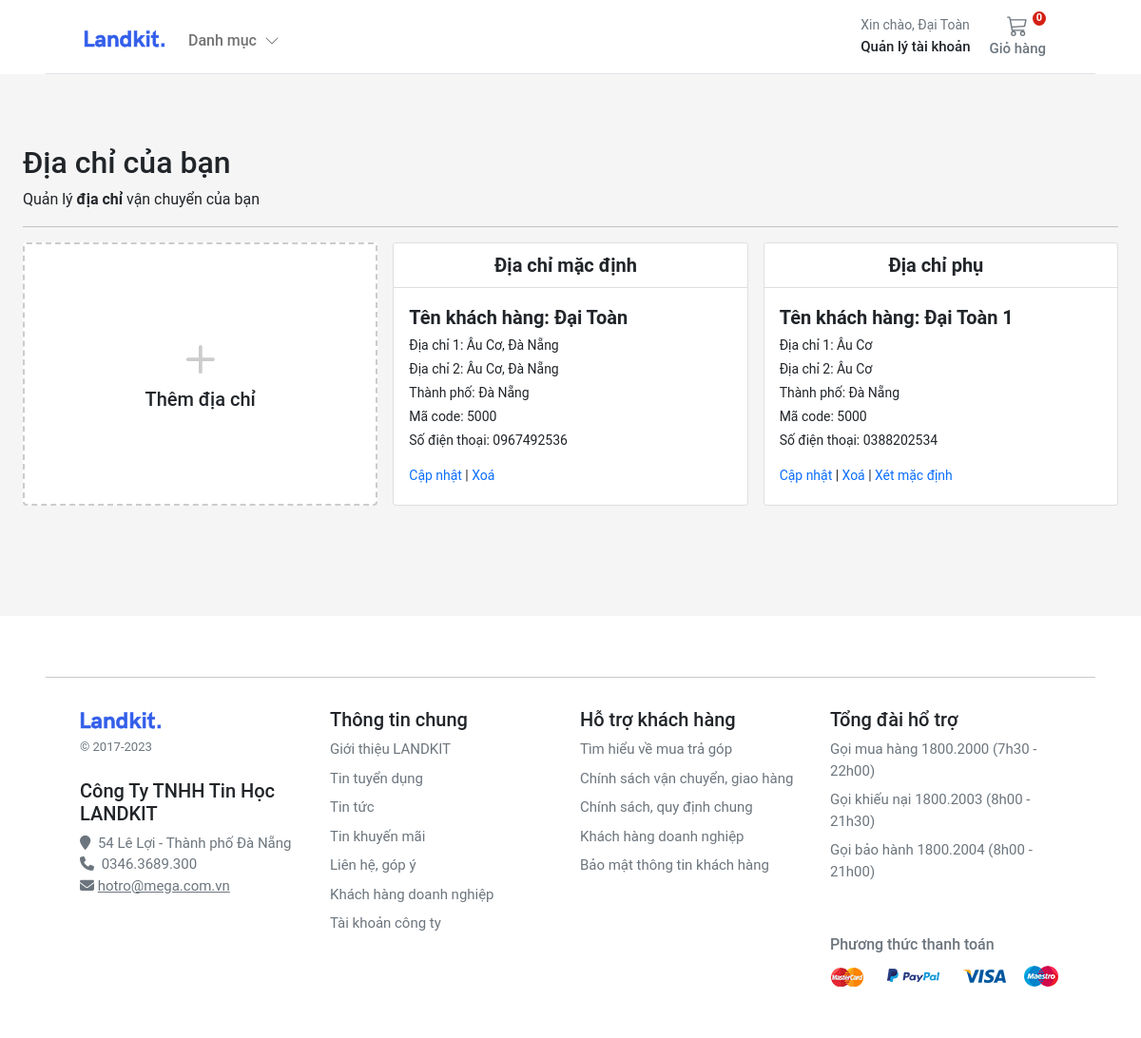
/account/addresses/ (signed in), run on the app's committed database.
### account/models.py (models this page shows, shortened)
class Customer(AbstractBaseUser, PermissionsMixin):
    email = models.EmailField(_('email address'), unique=True)
    name = models.CharField(max_length=150)
    mobile = models.CharField(max_length=20, blank=True)
    is_active = models.BooleanField(default=True)
    is_staff = models.BooleanField(default=False)
    created = models.DateTimeField(auto_now_add=True)
    updated = models.DateTimeField(auto_now=True)
    objects = CustomAccountManager()
    USERNAME_FIELD = 'email'
    REQUIRED_FIELDS = ['name']
    class Meta:
        verbose_name = "Accounts"
        verbose_name_plural = "Accounts"

class Address(models.Model):
    id = models.UUIDField(primary_key=True, default=uuid.uuid4, editable=False)
    customer = models.ForeignKey(Customer, verbose_name=_("Customer"), on_delete=models.CASCADE)
    full_name = models.CharField(_("Full Name"), max_length=150)
    phone = models.CharField(_("Phone Number"), max_length=50)
    postcode = models.CharField(_("Postcode"), max_length=50)
    address_line = models.CharField(_("Address Line 1"), max_length=255)
    address_line2 = models.CharField(_("Address Line 2"), max_length=255)
    town_city = models.CharField(_("Town/City/State"), max_length=150)
    delivery_instructions = models.CharField(_("Delivery Instructions"), max_length=255)
    created_at = models.DateTimeField(_("Created at"), auto_now_add=True)
    updated_at = models.DateTimeField(_("Updated at"), auto_now=True)
    default = models.BooleanField(_("Default"), default=False)
    class Meta:
        verbose_name = "Address"
        verbose_name_plural = "Addresses"

### account/views.py (the view)
# urls.py: path("addresses/", views.view_address, name="addresses"),
@login_required
def view_address(request):
    addresses = Address.objects.filter(customer=request.user)
    return render(request, "account/dashboard/addresses.html", {"addresses": addresses})

### basket/basket.py (called while the page is built)
    def __len__(self):
        return sum(item["qty"] for item in self.basket.values())

### basket/context_processors.py (called while the page is built)
def basket(request):
    return {'basket': Basket(request)}

### store/context_processors.py (called while the page is built)
def categories(request):
    return {"categories": Category.objects.filter(level=0)}

### store/models.py (called while the page is built)
    def get_absolute_url(self):
        return reverse("store:category_list", args=[self.slug])

### templates/account/dashboard/addresses.html (shortened to what this page needs)
{% extends "../sub_base.html" %}
{% block sub_content %}
<h1 class="h2 mt-5">Địa chỉ của bạn</h1>
<div>Quản lý <b>địa chỉ</b> vận chuyển của bạn</div>
<hr />
<div class="container px-0">
  <div class="row row-cols-1 row-cols-sm-2 row-cols-md-3 g-3">
    <div class="col">
      <a href="{% url 'account:add_address' %}" class="text-reset text-decoration-none" role="button"
        style="max-width: 540px;">
        <div class="card mb-3 h-100" style="border: dashed 2px #ccc;">
          <div class="row g-0 h-100">
            <div class="col-12" style="min-height:100px">
              <div class="card-body text-center position-absolute top-50 start-50 translate-middle">
                <svg style="color:#ccc;" xmlns="http://www.w3.org/2000/svg" width="60" height="60" fill="currentColor"
                  class="bi bi-plus" viewBox="0 0 16 16">
                  <path
                    d="M8 4a.5.5 0 0 1 .5.5v3h3a.5.5 0 0 1 0 1h-3v3a.5.5 0 0 1-1 0v-3h-3a.5.5 0 0 1 0-1h3v-3A.5.5 0 0 1 8 4z" />
                </svg>
                <h1 class="h5">Thêm địa chỉ</h1>
              </div>
            </div>
          </div>
        </div>
      </a>
    </div>
    {% for address in addresses %}
    <div class="col">
      <div class="card pb-3">
        <div class="card-header bg-white small fw-bolder fs-5 text-center">
          {% if address.default %}
            Địa chỉ mặc định
          {% else %}
            Địa chỉ phụ
          {% endif %}
        </div>
        <div class="card-body small pb-1">
          <p class="card-text m-0 fw-bold fs-5">Tên khách hàng: {{address.full_name}}</p>
          <p class="card-text m-0 my-1">Địa chỉ 1: {{address.address_line}}</p>
          <p class="card-text m-0">Địa chỉ 2: {{address.address_line2}}</p>
          <p class="card-text m-0 my-1">Thành phố: {{address.town_city}}</p>
          <p class="card-text m-0">Mã code: {{address.postcode}}</p>
          <p class="card-text m-0 mt-1">Số điện thoại: {{address.phone}}</p>
          <div class="pt-3">
            <a href="{% url 'account:edit_address' address.id %}" class="text-decoration-none">Cập nhật</a>
            |
            <a href="{% url 'account:delete_address' address.id %}" class="text-decoration-none">Xoá</a>
            {% if not address.default %}
            | <a href="{% url 'account:set_default' address.id %}" class="text-decoration-none">Xét mặc định</a>
            {% endif %}
          </div>
        </div>
      </div>
    </div>
    {% endfor %}
  </div>
</div>
{% endblock %}

### templates/account/sub_base.html
{% extends "../base.html" %}
{% load static %}
{% block stylesheet %}{% static 'css/account.css' %}{% endblock %}
{% block content %}
<div class="container" style="margin-top: 80px;">
  <div class="login d-flex align-items-center">
    <div class="col-12 col-md-12 col-lg-12 mx-auto">
      {% block sub_content %}{% endblock %}
    </div>
  </div>
</div>
{% endblock %}

### templates/base.html (shortened to what this page needs)
<!DOCTYPE html>
{% load static %}
<html xmlns:store="http://www.w3.org/1999/xhtml" xmlns:account="http://www.w3.org/1999/xhtml"
      xmlns:basket="http://www.w3.org/1999/xhtml">
<head>
    <link rel="stylesheet" href="https://cdnjs.cloudflare.com/ajax/libs/OwlCarousel2/2.3.4/assets/owl.carousel.min.css">
    <link rel="stylesheet"
          href="https://cdnjs.cloudflare.com/ajax/libs/OwlCarousel2/2.3.4/assets/owl.theme.default.min.css">
    <link rel="stylesheet" href="https://cdnjs.cloudflare.com/ajax/libs/fancybox/3.5.7/jquery.fancybox.min.css"/>
    <link href="https://cdn.jsdelivr.net/npm/bootstrap@5.0.0-beta1/dist/css/bootstrap.min.css" rel="stylesheet"
>
    <link rel="stylesheet" href="https://cdnjs.cloudflare.com/ajax/libs/font-awesome/4.7.0/css/font-awesome.min.css">
    <link rel="stylesheet" href="https://cdnjs.cloudflare.com/ajax/libs/font-awesome/6.4.0/css/all.min.css">
    <link rel="stylesheet" href="{% static 'css/base.css' %}">
    <link rel="stylesheet" href="{% block stylesheet %}{% endblock %}">
    <link rel="stylesheet" href="https://cdnjs.cloudflare.com/ajax/libs/OwlCarousel2/2.3.4/assets/owl.carousel.min.css">
    <link rel="stylesheet"
          href="https://cdnjs.cloudflare.com/ajax/libs/OwlCarousel2/2.3.4/assets/owl.theme.default.min.css">
</head>
<body>
<header class="fixed-top bg-white  px-5">
    <nav class="navbar navbar-expand-md navbar-light  border-bottom px-3">
        <div class="container-fluid px-md-4">
            <div class="d-flex w-100 navbar-collapse">
                <a class="navbar-brand d-flex-inline" href="/">
                    <img src="/media/images/brand.svg" class="navbar-brand-img" alt="...">
                </a>
                <ul class="navbar-nav me-auto mb-2 mb-md-0">
                    <li class="nav-item dropdown">
                        <a class="nav-link dropdown-toggle d-none d-md-block fw500 mt-2" href="#" id="navbarDropdown1"
                           role="button"
                           data-bs-toggle="dropdown" aria-expanded="false">
                            Danh mục
                            <i class="ps-1">
                                <svg xmlns="http://www.w3.org/2000/svg" width="16" height="16" fill="currentColor"
                                     class="bi bi-chevron-down" viewBox="0 0 16 16">
                                    <path fill-rule="evenodd"
                                          d="M1.646 4.646a.5.5 0 0 1 .708 0L8 10.293l5.646-5.647a.5.5 0 0 1 .708.708l-6 6a.5.5 0 0 1-.708 0l-6-6a.5.5 0 0 1 0-.708z"/>
                                </svg>
                            </i>
                        </a>
                    </li>
                </ul>
                <div>
                    <div class="collapse navbar-collapse" id="navbarSupportedContent2">
                        <ul class="navbar-nav me-auto mb-2 mb-lg-0">
                            <li class="nav-item dropdown">
                                <a class="nav-link dropdown-toggle text-reset" href="#" id="navbarDropdown"
                                   role="button"
                                   data-bs-toggle="dropdown" aria-expanded="false">
                                    <div class="small text-muted">Xin chào,
                                        {% if user.is_authenticated %}
                                        {{ request.user.name }}
                                        {% else %}
                                        Login
                                        {% endif %}
                                    </div>
                                    <span class="fs15 fw500">Quản lý tài khoản
                    </span>
                                </a>
                            </li>
                        </ul>
                    </div>
                </div>
                <a type="button" role="button" href="{% url 'basket:basket_summary' %}"
                   class="btn btn-outline-secondary border-0 basket-btn">
                    {% with total_qty=basket|length %}
                    <div id="basket-qty" class="basket-qty">
                        {% if total_qty > 0 %}
                        {{ total_qty }}
                        {% else %}
                        0
                        {% endif %}
                    </div>
                    {% endwith %}
                    <div>
                    </div>
                    <span class="fs15 fw500">Giỏ hàng</span>
                </a>
            </div>
        </div>
    </nav>
</header>
<main class="pt-4 pb-3">
    {% block content %} {% endblock %}
</main>
<footer class="container-fluid bg-white py-5 footer px-5" style="margin-top: 100px">
    <hr>
    <div class="row pt-3 mx-4 fs15">
        <div class="col-12 col-md ">
            <img src="/media/images/brand.svg" class="navbar-brand-img" alt="...">
            <small class="d-block mb-4 text-muted mt-2">&copy; 2017-2023</small>
            <h5>Công Ty TNHH Tin Học LANDKIT </h5>
            <i class="fa fa-map-marker text-grey" aria-hidden="true"> </i>
            <span class="text-grey bf-space">54 Lê Lợi - Thành phố Đà Nẵng</span>
            <br/>
            <i class="fa fa-phone text-grey " aria-hidden="true"> </i>
            <span class="text-grey bf-space">0346.3689.300</span>
            <i class="fa fa-envelope text-grey " aria-hidden="true"></i>
            <a class="text-grey" href="mailto:hotro@mega.com.vn">hotro@mega.com.vn</a>
        </div>
        <div class="col-6 col-md fs15">
            <h5>Thông tin chung</h5>
            <ul class="list-unstyled">
                <li><a class="link-secondary text-decoration-none" href="#">Giới thiệu LANDKIT</a></li>
                <li><a class="link-secondary text-decoration-none" href="#">Tin tuyển dụng</a></li>
                <li><a class="link-secondary text-decoration-none" href="#">Tin tức</a></li>
                <li><a class="link-secondary text-decoration-none" href="#">Tin khuyến mãi</a></li>
                <li><a class="link-secondary text-decoration-none" href="#">Liên hệ, góp ý</a></li>
                <li><a class="link-secondary text-decoration-none" href="#">Khách hàng doanh nghiệp</a></li>
                <li><a class="link-secondary text-decoration-none" href="#">Tài khoản công ty</a></li>
            </ul>
        </div>
        <div class="col-6 col-md fs15">
            <h5>Hỗ trợ khách hàng</h5>
            <ul class="list-unstyled">
                <li><a class="link-secondary text-decoration-none" href="#">Tìm hiểu về mua trả góp</a></li>
                <li><a class="link-secondary text-decoration-none" href="#">Chính sách vận chuyển, giao hàng</a></li>
                <li><a class="link-secondary text-decoration-none" href="#">Chính sách, quy định chung</a></li>
                <li><a class="link-secondary text-decoration-none" href="#">Khách hàng doanh nghiệp</a></li>
                <li><a class="link-secondary text-decoration-none" href="#">Bảo mật thông tin khách hàng</a></li>
            </ul>
        </div>
        <div class="col-6 col-md fs15">
            <h5>Tổng đài hổ trợ</h5>
            <ul class="list-unstyled">
                <li><a class="link-secondary text-decoration-none" href="#">Gọi mua hàng 1800.2000 (7h30 - 22h00)</a>
                </li>
                <li><a class="link-secondary text-decoration-none" href="#">Gọi khiếu nại 1800.2003 (8h00 - 21h30)</a>
                </li>
                <li><a class="link-secondary text-decoration-none" href="#">Gọi bảo hành 1800.2004 (8h00 - 21h00)</a>
                </li>
            </ul>
            <h3 class="company-info text-grey mt-5">Phương thức thanh toán</h3>
            <a class="icons icon-payment current" href=""></a>
        </div>
    </div>
</footer>
</body>
</html>

### static/css/base.css (style rules this page uses)
@media (min-width: 1000px) { .container { max-width: 1250px; padding: 0 50px; } }
@media (max-width: 1200px) { .container { max-width: 100%; padding:0 24px; } }
.dropdown-toggle::after { display: none; }
body { background: #f5f5f5 !important; }
html, body, p, div { letter-spacing: -0.02px; font-family: 'Roboto', sans-serif; }
.fs15 { font-size: 0.9375rem; }
.fw500 { font-weight: 500; }
.basket-qty { color: #fff; background: #d42114; border: 2px solid #fff; border-radius: 50%; text-align: center; font-size: 11px; height: 15px; width: 14px; position: absolute; box-sizing: content-box; font-weight: 600; display: flex; justify-content: center; align-items: center; top: 1px; right: 10px; }
.basket-btn { position: relative; }
.company-info { font-size: 16px; margin-top: 20px; }
.icons.icon-payment { width: 243px; height: 32px; background-position: -31px -58px; }
.icons { display: inline-block; background-image: url(../../media/images/sprite.png); background-repeat: no-repeat; vertical-align: middle; }
.bf-space { margin-left: 4px; }
.text-grey { color: #6c757d !important; }
.footer > div > div > ul > li { padding-bottom:8px; }

### data on the page
Customer: user.name "Đại Toàn"
Address: default "Địa chỉ mặc định", full_name "Đại Toàn", address_line "Âu Cơ, Đà Nẵng", address_line2 "Âu Cơ, Đà Nẵng", town_city "Đà Nẵng", postcode "5000", phone "0967492536"
Address: default "Địa chỉ phụ", full_name "Đại Toàn 1", address_line "Âu Cơ", address_line2 "Âu Cơ", town_city "Đà Nẵng", postcode "5000", phone "0388202534"
